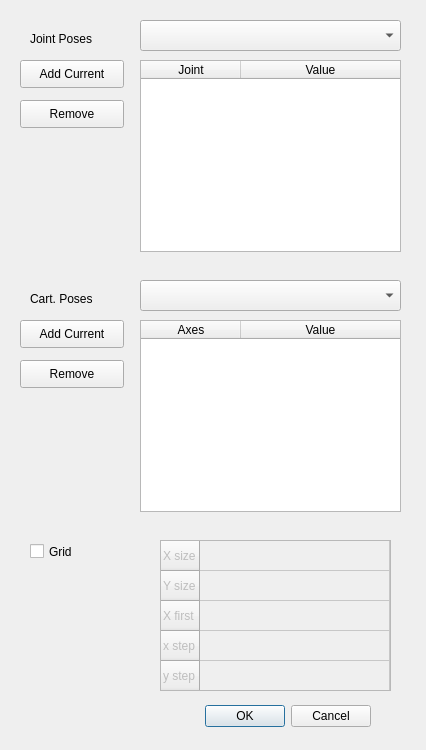
<?xml version="1.0" encoding="UTF-8"?>
<ui version="4.0">
 <class>Dialog</class>
 <widget class="QDialog" name="Dialog">
  <property name="geometry">
   <rect>
    <x>0</x>
    <y>0</y>
    <width>426</width>
    <height>750</height>
   </rect>
  </property>
  <property name="windowTitle">
   <string>Dialog</string>
  </property>
  <widget class="QDialogButtonBox" name="buttonBox">
   <property name="geometry">
    <rect>
     <x>30</x>
     <y>700</y>
     <width>341</width>
     <height>32</height>
    </rect>
   </property>
   <property name="orientation">
    <enum>Qt::Horizontal</enum>
   </property>
   <property name="standardButtons">
    <set>QDialogButtonBox::Cancel|QDialogButtonBox::Ok</set>
   </property>
  </widget>
  <widget class="QLabel" name="jointPosesLabel">
   <property name="geometry">
    <rect>
     <x>30</x>
     <y>30</y>
     <width>91</width>
     <height>18</height>
    </rect>
   </property>
   <property name="text">
    <string>Joint Poses</string>
   </property>
  </widget>
  <widget class="QTableWidget" name="jointPosesTable">
   <property name="geometry">
    <rect>
     <x>140</x>
     <y>60</y>
     <width>261</width>
     <height>192</height>
    </rect>
   </property>
   <attribute name="horizontalHeaderStretchLastSection">
    <bool>true</bool>
   </attribute>
   <column>
    <property name="text">
     <string>Joint</string>
    </property>
   </column>
   <column>
    <property name="text">
     <string>Value</string>
    </property>
   </column>
  </widget>
  <widget class="QCheckBox" name="gridCheckBox">
   <property name="geometry">
    <rect>
     <x>30</x>
     <y>540</y>
     <width>102</width>
     <height>23</height>
    </rect>
   </property>
   <property name="text">
    <string>Grid</string>
   </property>
  </widget>
  <widget class="QPushButton" name="addPoseButton">
   <property name="geometry">
    <rect>
     <x>20</x>
     <y>320</y>
     <width>104</width>
     <height>28</height>
    </rect>
   </property>
   <property name="text">
    <string>Add Current</string>
   </property>
  </widget>
  <widget class="QTableWidget" name="posesTable">
   <property name="geometry">
    <rect>
     <x>140</x>
     <y>320</y>
     <width>261</width>
     <height>192</height>
    </rect>
   </property>
   <attribute name="horizontalHeaderStretchLastSection">
    <bool>true</bool>
   </attribute>
   <attribute name="verticalHeaderVisible">
    <bool>false</bool>
   </attribute>
   <column>
    <property name="text">
     <string>Axes</string>
    </property>
   </column>
   <column>
    <property name="text">
     <string>Value</string>
    </property>
   </column>
  </widget>
  <widget class="QPushButton" name="addJointPoseButton">
   <property name="geometry">
    <rect>
     <x>20</x>
     <y>60</y>
     <width>104</width>
     <height>28</height>
    </rect>
   </property>
   <property name="text">
    <string>Add Current</string>
   </property>
  </widget>
  <widget class="QTableWidget" name="gridTable">
   <property name="enabled">
    <bool>false</bool>
   </property>
   <property name="geometry">
    <rect>
     <x>160</x>
     <y>540</y>
     <width>231</width>
     <height>151</height>
    </rect>
   </property>
   <property name="verticalScrollBarPolicy">
    <enum>Qt::ScrollBarAlwaysOff</enum>
   </property>
   <property name="horizontalScrollBarPolicy">
    <enum>Qt::ScrollBarAlwaysOff</enum>
   </property>
   <attribute name="horizontalHeaderVisible">
    <bool>false</bool>
   </attribute>
   <attribute name="horizontalHeaderStretchLastSection">
    <bool>true</bool>
   </attribute>
   <attribute name="verticalHeaderVisible">
    <bool>true</bool>
   </attribute>
   <row>
    <property name="text">
     <string>X size</string>
    </property>
   </row>
   <row>
    <property name="text">
     <string>Y size</string>
    </property>
   </row>
   <row>
    <property name="text">
     <string>X first</string>
    </property>
   </row>
   <row>
    <property name="text">
     <string>x step</string>
    </property>
   </row>
   <row>
    <property name="text">
     <string>y step</string>
    </property>
   </row>
   <column>
    <property name="text">
     <string>Value</string>
    </property>
   </column>
  </widget>
  <widget class="QComboBox" name="posesBox">
   <property name="geometry">
    <rect>
     <x>140</x>
     <y>280</y>
     <width>261</width>
     <height>31</height>
    </rect>
   </property>
   <property name="editable">
    <bool>false</bool>
   </property>
  </widget>
  <widget class="QComboBox" name="jointPosesBox">
   <property name="geometry">
    <rect>
     <x>140</x>
     <y>20</y>
     <width>261</width>
     <height>31</height>
    </rect>
   </property>
   <property name="editable">
    <bool>false</bool>
   </property>
  </widget>
  <widget class="QLabel" name="posesLabel">
   <property name="geometry">
    <rect>
     <x>30</x>
     <y>290</y>
     <width>111</width>
     <height>18</height>
    </rect>
   </property>
   <property name="text">
    <string>Cart. Poses</string>
   </property>
  </widget>
  <widget class="QPushButton" name="deleteJointPoseButton">
   <property name="geometry">
    <rect>
     <x>20</x>
     <y>100</y>
     <width>104</width>
     <height>28</height>
    </rect>
   </property>
   <property name="text">
    <string>Remove</string>
   </property>
  </widget>
  <widget class="QPushButton" name="deletePoseButton">
   <property name="geometry">
    <rect>
     <x>20</x>
     <y>360</y>
     <width>104</width>
     <height>28</height>
    </rect>
   </property>
   <property name="text">
    <string>Remove</string>
   </property>
  </widget>
 </widget>
 <resources/>
 <connections>
  <connection>
   <sender>buttonBox</sender>
   <signal>accepted()</signal>
   <receiver>Dialog</receiver>
   <slot>accept()</slot>
   <hints>
    <hint type="sourcelabel">
     <x>248</x>
     <y>254</y>
    </hint>
    <hint type="destinationlabel">
     <x>157</x>
     <y>274</y>
    </hint>
   </hints>
  </connection>
  <connection>
   <sender>buttonBox</sender>
   <signal>rejected()</signal>
   <receiver>Dialog</receiver>
   <slot>reject()</slot>
   <hints>
    <hint type="sourcelabel">
     <x>316</x>
     <y>260</y>
    </hint>
    <hint type="destinationlabel">
     <x>286</x>
     <y>274</y>
    </hint>
   </hints>
  </connection>
 </connections>
</ui>
